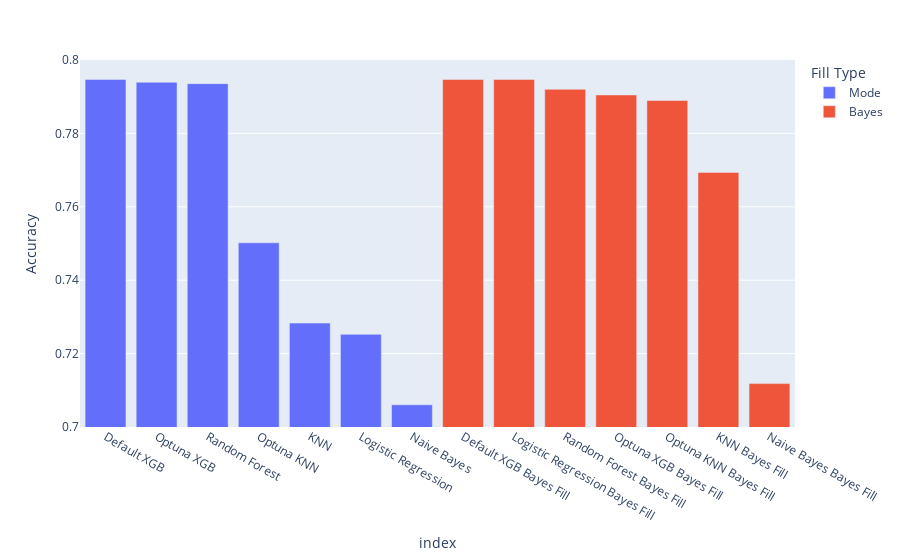

Notebook code cell kept with this figure:
### Code cell
px.bar(aux, x='index', y='Accuracy', color='Fill Type', range_y=[0.7, 0.8])

### Figure 1 — Plotly figure (JSON) as saved in the notebook; plotly's stock layout.template omitted (floating-point values rounded to 4 significant figures)
{"data": [{"alignmentgroup": "True", "hovertemplate": "Fill Type=Mode<br>index=%{x}<br>Accuracy=%{y}<extra></extra>", "legendgroup": "Mode", "marker": {"color": "#636efa", "pattern": {"shape": ""}}, "name": "Mode", "offsetgroup": "Mode", "orientation": "v", "showlegend": true, "textposition": "auto", "type": "bar", "x": ["Default XGB", "Optuna XGB", "Random Forest", "Optuna KNN", "KNN", "Logistic Regression", "Naive Bayes"], "xaxis": "x", "y": [0.7947, 0.7939, 0.7936, 0.7502, 0.7283, 0.7252, 0.7061], "yaxis": "y"}, {"alignmentgroup": "True", "hovertemplate": "Fill Type=Bayes<br>index=%{x}<br>Accuracy=%{y}<extra></extra>", "legendgroup": "Bayes", "marker": {"color": "#EF553B", "pattern": {"shape": ""}}, "name": "Bayes", "offsetgroup": "Bayes", "orientation": "v", "showlegend": true, "textposition": "auto", "type": "bar", "x": ["Default XGB Bayes Fill", "Logistic Regression Bayes Fill", "Random Forest Bayes Fill", "Optuna XGB Bayes Fill", "Optuna KNN Bayes Fill", "KNN Bayes Fill", "Naive Bayes Bayes Fill"], "xaxis": "x", "y": [0.7947, 0.7947, 0.792, 0.7905, 0.7889, 0.7694, 0.7118], "yaxis": "y"}], "layout": {"barmode": "relative", "legend": {"title": {"text": "Fill Type"}, "tracegroupgap": 0}, "margin": {"t": 60}, "xaxis": {"anchor": "y", "domain": [0, 1], "title": {"text": "index"}}, "yaxis": {"anchor": "x", "domain": [0, 1], "range": [0.7, 0.8], "title": {"text": "Accuracy"}}}}
